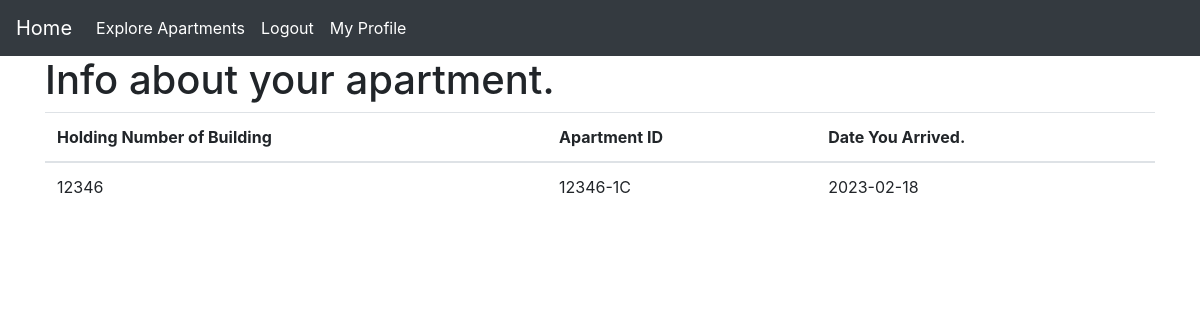
The page /tenant/tenant_interface.php?id=12346-1C@ras.com (signed in) on the database its author committed.
### tables this page shows
CREATE TABLE `apartment` (
  `ApartmentID` varchar(100) NOT NULL,
  `holdingNumber` bigint(20) NOT NULL,
  `rentpermonth` double NOT NULL,
  `size` double NOT NULL,
  `availability` tinyint(1) NOT NULL DEFAULT 1,
  `BHK` int(100) NOT NULL,
  `available_from` date DEFAULT NULL
);

CREATE TABLE `tenant` (
  `ApartmentID` varchar(100) NOT NULL,
  `first_name` varchar(100) NOT NULL,
  `last_name` varchar(100) NOT NULL,
  `phone` varchar(100) NOT NULL,
  `email` varchar(100) NOT NULL,
  `image` varchar(200) NOT NULL,
  `nid` varchar(100) NOT NULL,
  `fdesc` varchar(300) NOT NULL,
  `registerddate` date NOT NULL DEFAULT current_timestamp(),
  `nid_image` varchar(200) NOT NULL,
  `advanced_amount` double NOT NULL
);

### tenant/tenant_interface.php (the view, shortened to what this page needs)
<?php
    include_once('../connect.php');
    if (isset($_GET['id'])) {
        $userid = $_GET['id'];
        $sql = "SELECT * from apartment where concat(ApartmentID, '@ras.com')='$userid' limit 1";
        $result = mysqli_query($con, $sql);
        $row = mysqli_fetch_assoc($result);
        $sql1 = "SELECT * from tenant where concat(ApartmentID, '@ras.com')='$userid' limit 1";
        $result1 = mysqli_query($con, $sql1);
        $row1 = mysqli_fetch_assoc($result1);
    }
?>
<!doctype html>
<html lang="en">
    <head>
    <link rel="stylesheet" href="https://cdn.jsdelivr.net/npm/bootstrap@4.4.1/dist/css/bootstrap.min.css">
    </head>
    <body>
        <?php session_start(); require_once('../home/_nav_from_show_building_info.php');?>
        <div class="container">
            <table class="table">
                <h1> Info about your apartment.</h1>
                <thead>
                    <tr>
                    <th scope="col">Holding Number of Building</th>
                    <th scope="col">Apartment ID</th>
                    <th scope="col">Date You Arrived.</th>
                    </tr>
                </thead>
                <tbody>
                    <tr>
                        <td><?php $temp = $row['holdingNumber']; echo $temp; ?></td>
                        <td><?php $temp = $row['ApartmentID']; echo $temp; ?></td>
                        <td><?php $temp = $row1['registerddate']; echo $temp; ?></td>
                    </tr>
                </tbody>
            </table>
        </div>
    </body>
</html>

### rows shown on the page
apartment: holdingNumber "12346", ApartmentID "12346-1C"
tenant: registerddate "2023-02-18"
